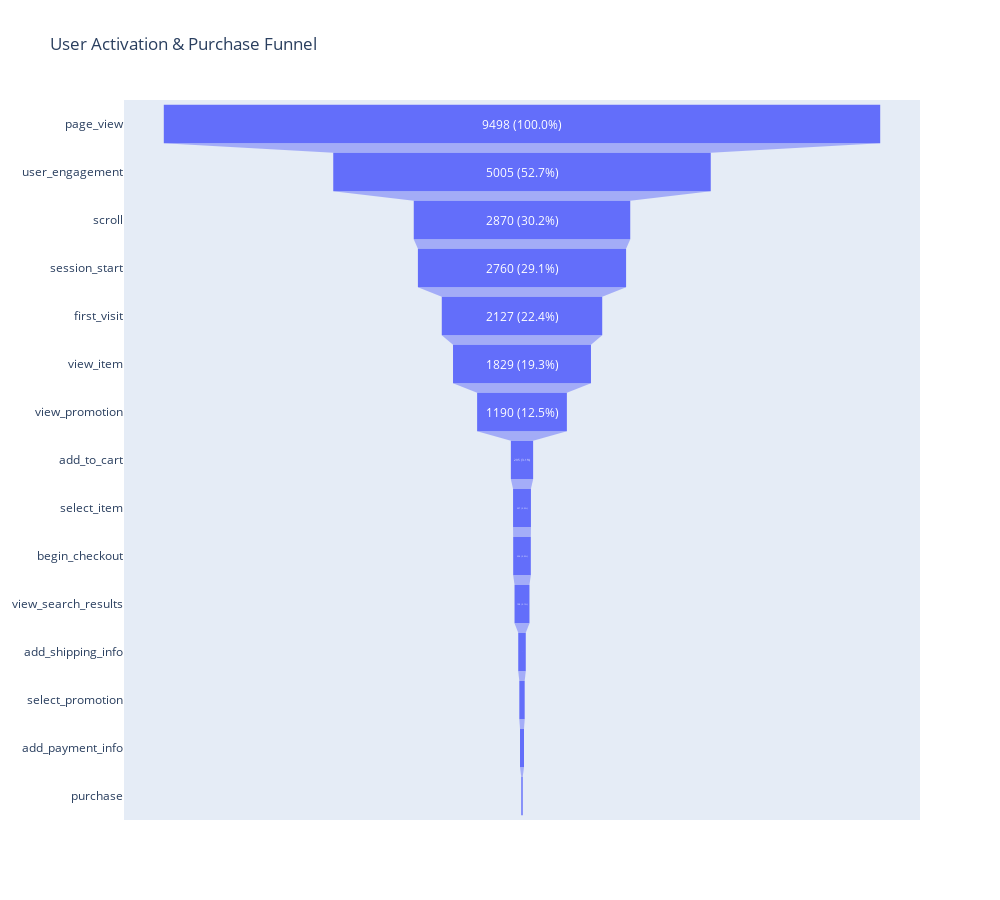

Notebook code for this chart:
### Code cell
# Create a DataFrame from the funnel data
funnel_df = pd.DataFrame(funnel_data)

# Create a list of text labels, setting labels for stages below 'add_shipping_info' to empty strings
text_labels = []
for i, stage in enumerate(funnel_df['Stage']):
    if stage not in ["page_view", "user_engagement", "scroll", "session_start","first_visit","view_item","view_promotion","add_to_cart","select_item","begin_checkout","view_search_results","add_shipping_info"]:
        text_labels.append('')
    else:
        text_labels.append(f"{funnel_df['Count'][i]} ({funnel_df['Count'][i]/funnel_df['Count'][0]:.1%})") # Format as Count (Percentage of Initial)


# Plot funnel chart using Plotly
fig = go.Figure(go.Funnel(
    y=funnel_df['Stage'],  # Y-axis represents the stages of the funnel
    x=funnel_df['Count'],  # X-axis represents the number of users at each stage
    textinfo="text",  # Show the custom text labels
    text=text_labels, # Assign the custom text labels
    textposition="inside" # Position the text inside the bars
))

# Update layout with a title and size
fig.update_layout(
    title="User Activation & Purchase Funnel",
    autosize=False, # Disable autosize
    width=1000, # Set the width of the chart
    height=900 # Set the height of the chart
)

# Show the interactive funnel chart
fig.show()

### Figure 1 — Plotly figure (JSON) as saved in the notebook; plotly's stock layout.template omitted (floating-point values rounded to 4 significant figures)
{"data": [{"text": ["9498 (100.0%)", "5005 (52.7%)", "2870 (30.2%)", "2760 (29.1%)", "2127 (22.4%)", "1829 (19.3%)", "1190 (12.5%)", "295 (3.1%)", "237 (2.5%)", "234 (2.5%)", "198 (2.1%)", "100 (1.1%)", "", "", ""], "textinfo": "text", "textposition": "inside", "type": "funnel", "x": [9498, 5005, 2870, 2760, 2127, 1829, 1190, 295, 237, 234, 198, 100, 71, 53, 19], "y": ["page_view", "user_engagement", "scroll", "session_start", "first_visit", "view_item", "view_promotion", "add_to_cart", "select_item", "begin_checkout", "view_search_results", "add_shipping_info", "select_promotion", "add_payment_info", "purchase"]}], "layout": {"autosize": false, "height": 900, "title": {"text": "User Activation & Purchase Funnel"}, "width": 1000}}
